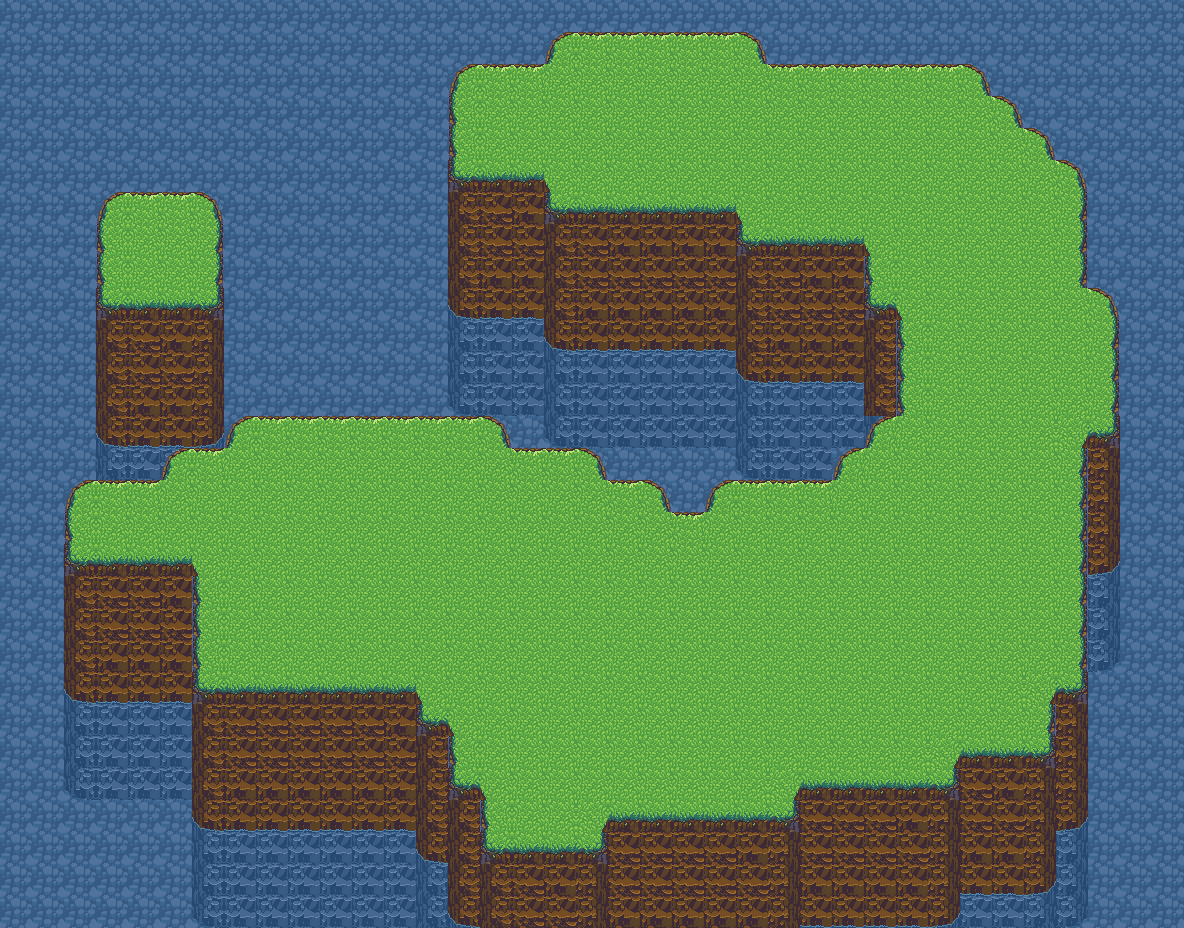

Rendered tile map (Tiled .tmx) drawn with the repository's tilesets; below, a short description and the map source with its tile grids summarised:
An orthogonal 37x29 tile map with 32x32 px tiles, 2 tile layers (Water, Ground) and 42 objects (38x Wall, 3x Object, Player).

<map version="1.2" tiledversion="1.2.1" orientation="orthogonal" renderorder="left-down" width="37" height="29" tilewidth="32" tileheight="32" infinite="0" nextlayerid="8" nextobjectid="103">
 <tileset firstgid="1" source="temptileset.tsx" />
 <layer id="1" name="Water" width="37" height="29">
  <data>[1073 cells, 1073 non-empty, 6 distinct tile ids]</data>
 </layer>
 <layer id="2" name="Ground" width="37" height="29">
  <data>[1073 cells, 667 non-empty, 19 distinct tile ids]</data>
 </layer>
 <objectgroup id="3" name="Wall">
  <object id="25" name="Wall" type="Wall" x="96" y="160" width="128" height="32" />
  <object id="27" name="Wall" type="Wall" x="96" y="320" width="128" height="32" />
  <object id="29" name="Wall" type="Wall" x="64" y="448" width="96" height="32" />
  <object id="30" name="Wall" type="Wall" x="160" y="416" width="64" height="32" />
  <object id="31" name="Wall" type="Wall" x="224" y="384" width="288" height="32" />
  <object id="32" name="Wall" type="Wall" x="512" y="416" width="96" height="32" />
  <object id="33" name="Wall" type="Wall" x="608" y="448" width="64" height="32" />
  <object id="34" name="Wall" type="Wall" x="672" y="480" width="32" height="32" />
  <object id="35" name="Wall" type="Wall" x="704" y="448" width="128" height="32" />
  <object id="36" name="Wall" type="Wall" x="832" y="416" width="32" height="32" />
  <object id="38" name="Wall" type="Wall" x="64" y="576" width="128" height="32" />
  <object id="40" name="Wall" type="Wall" x="192" y="704" width="224" height="32" />
  <object id="43" name="Wall" type="Wall" x="416" y="736" width="32" height="64" />
  <object id="44" name="Wall" type="Wall" x="448" y="800" width="32" height="64" />
  <object id="45" name="Wall" type="Wall" x="480" y="864" width="128" height="32" />
  <object id="46" name="Wall" type="Wall" x="608" y="832" width="192" height="32" />
  <object id="47" name="Wall" type="Wall" x="800" y="800" width="160" height="32" />
  <object id="48" name="Wall" type="Wall" x="960" y="768" width="96" height="32" />
  <object id="49" name="Wall" type="Wall" x="1056" y="704" width="32" height="64" />
  <object id="50" name="Wall" type="Wall" x="1088" y="448" width="32" height="256" />
  <object id="51" name="Wall" type="Wall" x="1120" y="288" width="32" height="160" />
  <object id="52" name="Wall" type="Wall" x="1088" y="160" width="32" height="128" />
  <object id="53" name="Wall" type="Wall" x="1056" y="128" width="32" height="32" />
  <object id="54" name="Wall" type="Wall" x="1024" y="96" width="32" height="32" />
  <object id="55" name="Wall" type="Wall" x="992" y="64" width="32" height="32" />
  <object id="56" name="Wall" type="Wall" x="768" y="32" width="224" height="32" />
  <object id="57" name="Wall" type="Wall" x="544" y="0" width="224" height="32" />
  <object id="58" name="Wall" type="Wall" x="448" y="32" width="96" height="32" />
  <object id="59" name="Wall" type="Wall" x="416" y="64" width="32" height="128" />
  <object id="60" name="Wall" type="Wall" x="448" y="192" width="96" height="32" />
  <object id="61" name="Wall" type="Wall" x="544" y="224" width="192" height="32" />
  <object id="62" name="Wall" type="Wall" x="736" y="256" width="128" height="32" />
  <object id="63" name="Wall" type="Wall" x="832" y="288" width="32" height="32" />
  <object id="64" name="Wall" type="Wall" x="864" y="320" width="32" height="96" />
  <object id="65" name="Wall" type="Wall" x="160" y="608" width="32" height="96" />
  <object id="66" name="Wall" type="Wall" x="32" y="480" width="32" height="96" />
  <object id="67" name="Wall" type="Wall" x="64" y="192" width="32" height="128" />
  <object id="68" name="Wall" type="Wall" x="224" y="192" width="32" height="128" />
 </objectgroup>
 <objectgroup id="4" name="Player">
  <object id="69" name="Player" type="Player" x="96" y="512" width="32" height="32" />
 </objectgroup>
 <objectgroup id="5" name="Objects">
  <object id="71" name="TestObject1" type="Object" x="352" y="480" width="32" height="32" />
  <object id="73" name="TestObject2" type="Object" x="352" y="512" width="32" height="32" />
  <object id="74" name="TestObject3" type="Object" x="544" y="96" width="32" height="32" />
 </objectgroup>
</map>